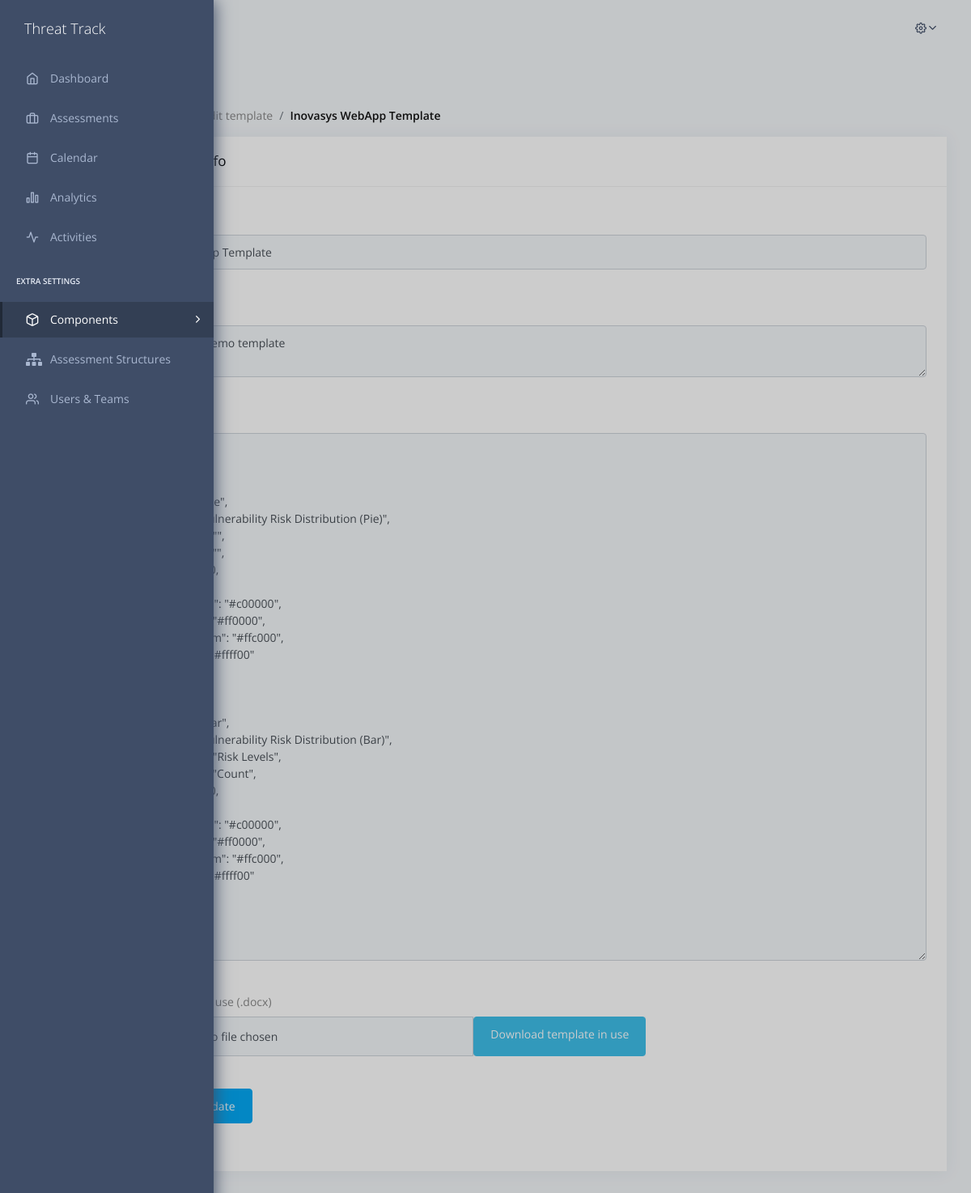
Screenshot of /components/templates/33 (signed in) with the database file from the repository.
### components/models.py (models this page shows, shortened)
class Template(models.Model):
    name = models.CharField(max_length=50)
    about = models.TextField(null=True, blank=True)
    file = models.FileField(upload_to='templates/',null=True, blank=True)
    chart_settings = JSONField(null=True, blank=True)

### Threat_Track/decorators.py (the view)
        @login_required
        def wrapped_view(request, *args, **kwargs):
            user_permissions = request.user.userprofile.role.permissions.values_list('name', flat=True)
            if not any(permission_name in user_permissions for permission_name in permission_names):
                raise PermissionDenied
            return view_func(request, *args, **kwargs)

### Threat_Track/context_processors.py (called while the page is built)
def active_side_bar(request):
    app = request.path.split("/")[1] # first word in the link
    header_pill = request.path.split("/")[-1] # last word in the link
    if app == 'home':
        try:
            app = request.path.split("/")[2]
        except:
            app = 'dashboard'
    return {"app" : app,
            "header_pill" : header_pill}

def user_permissions(request):
    if request.user.is_anonymous:
        return {"USER_PERMISSIONS": None}
    permissions = request.user.userprofile.role.permissions.values_list("name", flat=True)
    return {"USER_PERMISSIONS": permissions}

### components/views.py (called while the page is built, shortened)
@has_permission_required('r_templates')
def template_info(request,template_id):    # 2. view/edit Templates
        template = Template.objects.get(id=template_id)
        if request.method == "GET":
            return render(request, 'components/templates/templates_info.html', {"template": template, 'charts_settings' : json.dumps(template.chart_settings)})
        else:
             raise PermissionDenied

### templates/components/templates/templates_info.html (shortened to what this page needs)
{% extends "base.html" %}
{% load static %}
{% block content %}
    <div class="pcoded-main-container">
        <div class="pcoded-wrapper">
            <div class="pcoded-content">
                <div class="pcoded-inner-content">
                    <div class="main-body">
                        <div class="page-wrapper">
                            <div class="row">
                                <div class="col-md-12">
                                    <div class="page-header-title">
                                        <h5 class="m-b-10">{% if 'w_templates' in USER_PERMISSIONS%}Edit {% else %} View {% endif %} Template</h5>
                                    </div>
                                    <ul class="breadcrumb">
                                        <li class="breadcrumb-item"><a href="/"></a></li>
                                        <li class="breadcrumb-item"><a>{{app|capfirst}}</a></li>
                                        <li class="breadcrumb-item"><a>{% if 'w_templates' in USER_PERMISSIONS%}Edit {% else %} View {% endif %} template</a></li>
                                        <li class="breadcrumb-item"><a>{{template.name}}</a></li>
                                    </ul>
                                </div>
                                <div class="col-sm-12">
                                    <div class="card">
                                        <div class="card-header">
                                            <h5>{% if 'w_templates' in USER_PERMISSIONS%}Edit {% else %} View {% endif %} Template Info</h5>
                                        </div>
                                        <form method="post" action="" enctype="multipart/form-data" id="validateForm">
                                        <div class="card-block">
                                            <div class="row">
                                                <div class="col-sm-12 mb-4">
                                                    <div class="form-group">
                                                        <label>Template name</label>
                                                        <input type="text" value="{{template.name}}" name="t_name" class="form-control validate-required">
                                                    </div>
                                                </div>
                                                <div class="col-sm-12 mb-4">
                                                    <div class="form-group">
                                                        <label for="abt">About</label>
                                                        <textarea rows="2" class="form-control" name="t_about">{{template.about}}</textarea>
                                                    </div>
                                                </div>
                                                <div class="col-sm-12 mb-4">
                                                    <div class="form-group">
                                                        <label for="abt">Charts Settings</label>
                                                        <textarea rows="30" name="t_chart_settings" id="t_chart_settings" class="form-control validate-required validate-json" >{{charts_settings}}</textarea>
                                                    </div>
                                                </div>
                                                <div class="col-sm-8 mb-4">
                                                    <div class="form-group">
                                                        <label>Change template in use (.docx)</label>
                                                        <div class="input-group">
                                                            <input type="file" name="t_file" class="form-control validate-file-docx">
                                                            <a href="/components/templates/download/{{template.id}}" class="btn btn-info">Download template in use</a>
                                                        </div>
                                                    </div>
                                                </div>
                                                <div class="col-sm-12 mb-2">
                                                    <div class="form-group">
                                                        <a href="{% url 'templates' %}" class="btn btn-secondary">Back</a>
                                                        {% if 'w_templates' in USER_PERMISSIONS%}
                                                        <button type="submit" class="btn btn-primary">Update</button>
                                                        {% endif %}
                                                    </div>
                                                </div>
                                            </div>
                                        </div>
                                    </div>
                                </div>
                                </div>
                            </div>
                        </div>
                    </div>
                </div>
            </div>
        </div>
{% endblock content %}

### rows the page displays
Template: name "Inovasys WebApp Template", t_name "Inovasys WebApp Template", t_about "This is just the demo template"
